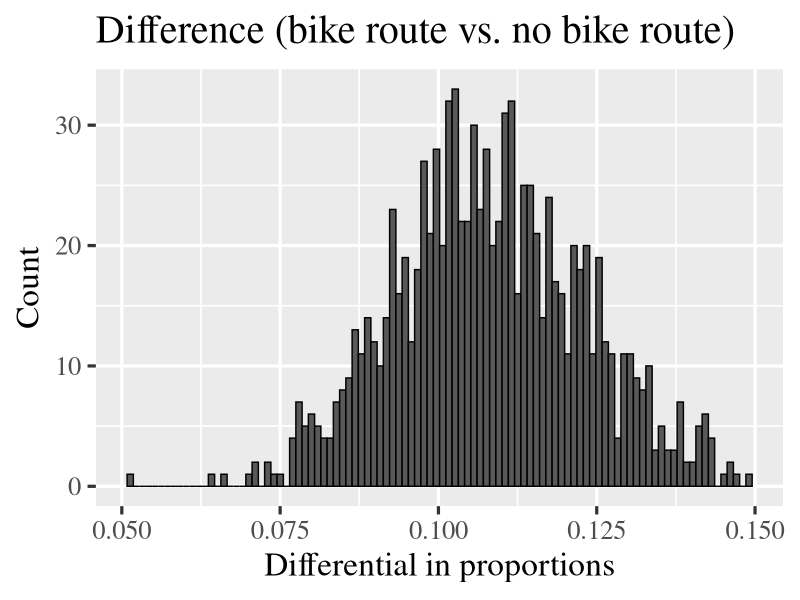

R code for this plot:
rm(list=ls())

library(ggplot2)
library(gridExtra)
library(grid)

res_br_bikes = c(16, 9, 10, 13, 19, 20, 18, 17, 35, 55)
res_br_other = c(58, 90, 48, 57, 103, 57, 86, 112, 273, 64)
res_br_total = res_br_bikes + res_br_other
y1 = res_br_bikes/res_br_total
br_mean_num = mean(res_br_total)
br_mean_proportion = mean(y1)
prior_br = c(4, 16)
posterior_br = prior_br + c(sum(res_br_bikes), sum(res_br_other))

posterior_sample_br = rbeta(1000, posterior_br[1], posterior_br[2])
df.br = data.frame(br=posterior_sample_br)

res_nr_bikes = c(12, 1, 2, 4, 9, 7, 9, 8)
res_nr_other = c(113, 18, 14, 44, 208, 67, 29, 154)
res_nr_total = res_nr_bikes + res_nr_other
z1 = res_nr_bikes/res_nr_total
nr_mean_num = mean(res_nr_total)
nr_proportion = mean(z1)

prior_nr = c(2, 18)
posterior_nr = prior_nr + c(sum(res_nr_bikes), sum(res_nr_other))

posterior_sample_nr = rbeta(1000, posterior_nr[1], posterior_nr[2])
df.nr = data.frame(nr=posterior_sample_nr)

df.diff = data.frame(diff = (posterior_sample_br - posterior_sample_nr))

p1 = ggplot(data=df.diff, aes(x=diff)) +
  
  geom_histogram(data=df.diff, color="black", bins = 100, aes(x=diff)) +
  labs(title="Difference (bike route vs. no bike route)", x="Differential in proportions", y="Count") +
  theme_grey(base_size = 24, base_family="serif")

print(p1)